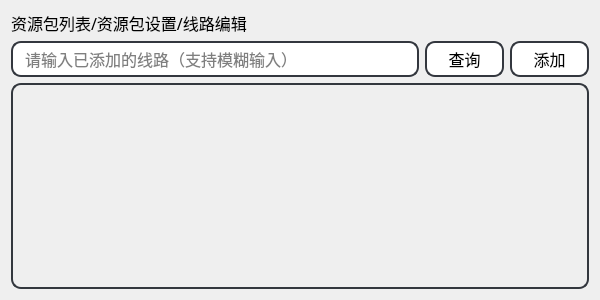
<?xml version="1.0" encoding="UTF-8"?>
<ui version="4.0">
 <class>search_dialog</class>
 <widget class="QDialog" name="search_dialog">
  <property name="windowModality">
   <enum>Qt::NonModal</enum>
  </property>
  <property name="enabled">
   <bool>true</bool>
  </property>
  <property name="geometry">
   <rect>
    <x>0</x>
    <y>0</y>
    <width>600</width>
    <height>300</height>
   </rect>
  </property>
  <property name="sizePolicy">
   <sizepolicy hsizetype="Fixed" vsizetype="Fixed">
    <horstretch>0</horstretch>
    <verstretch>6</verstretch>
   </sizepolicy>
  </property>
  <property name="font">
   <font>
    <family>黑体</family>
    <pointsize>12</pointsize>
   </font>
  </property>
  <property name="windowTitle">
   <string>鹅山通</string>
  </property>
  <property name="windowIcon">
   <iconset>
    <normaloff>icon.svg</normaloff>icon.svg</iconset>
  </property>
  <property name="layoutDirection">
   <enum>Qt::LeftToRight</enum>
  </property>
  <property name="sizeGripEnabled">
   <bool>false</bool>
  </property>
  <layout class="QVBoxLayout" name="verticalLayout" stretch="50,100,568">
   <property name="spacing">
    <number>6</number>
   </property>
   <property name="sizeConstraint">
    <enum>QLayout::SetDefaultConstraint</enum>
   </property>
   <item>
    <widget class="QLabel" name="label">
     <property name="text">
      <string>资源包列表/资源包设置/线路编辑</string>
     </property>
    </widget>
   </item>
   <item>
    <layout class="QHBoxLayout" name="horizontalLayout_2" stretch="518,100,100">
     <item>
      <widget class="QLineEdit" name="searchText">
       <property name="sizePolicy">
        <sizepolicy hsizetype="Minimum" vsizetype="Preferred">
         <horstretch>0</horstretch>
         <verstretch>0</verstretch>
        </sizepolicy>
       </property>
       <property name="font">
        <font>
         <family>黑体</family>
         <pointsize>12</pointsize>
        </font>
       </property>
       <property name="styleSheet">
        <string notr="true">QLineEdit {
    border: 2px solid #33373E;     
    border-radius: 10px;            
    padding-left: 10px;             
    padding-right: 10px;          
    color: #000000;                 
    background-color: #FFFFFF;      
}
</string>
       </property>
       <property name="text">
        <string/>
       </property>
       <property name="placeholderText">
        <string>请输入已添加的线路（支持模糊输入）</string>
       </property>
       <property name="cursorMoveStyle">
        <enum>Qt::LogicalMoveStyle</enum>
       </property>
      </widget>
     </item>
     <item>
      <widget class="QPushButton" name="get">
       <property name="sizePolicy">
        <sizepolicy hsizetype="Expanding" vsizetype="Expanding">
         <horstretch>0</horstretch>
         <verstretch>0</verstretch>
        </sizepolicy>
       </property>
       <property name="styleSheet">
        <string notr="true">QPushButton {
	border-radius: 10px;
	border: 2px solid #33373E;
    background-color: #FFFFFF;      
}
QPushButton:hover {
    background-color: rgb(209, 209, 209);
}
QPushButton:pressed {
    background-color: rgb(190, 190, 190); 
}</string>
       </property>
       <property name="text">
        <string>查询</string>
       </property>
      </widget>
     </item>
     <item>
      <widget class="QPushButton" name="add">
       <property name="sizePolicy">
        <sizepolicy hsizetype="Expanding" vsizetype="Expanding">
         <horstretch>0</horstretch>
         <verstretch>0</verstretch>
        </sizepolicy>
       </property>
       <property name="font">
        <font>
         <family>黑体</family>
         <pointsize>12</pointsize>
        </font>
       </property>
       <property name="styleSheet">
        <string notr="true">QPushButton {
	border-radius: 10px;
	border: 2px solid #33373E;
    background-color: #FFFFFF;      
}
QPushButton:hover {
    background-color: rgb(209, 209, 209);
}
QPushButton:pressed {
    background-color: rgb(190, 190, 190); 
}</string>
       </property>
       <property name="text">
        <string>添加</string>
       </property>
      </widget>
     </item>
    </layout>
   </item>
   <item>
    <widget class="QScrollArea" name="scrollArea">
     <property name="styleSheet">
      <string notr="true">#scrollArea {
	border-radius: 10px;
	border: 2px solid #33373E;
	border-style: solid;
	padding: 10px;
}
QScrollBar:vertical {
border: none;
width: 10px;
margin: 0px 0 0px 0;
}
QScrollBar::handle:vertical {
background: Gainsboro;
min-height: 20px;
border-radius: 5px;
border: none;
}
QScrollBar::add-line:vertical {
border: 0px solid grey;
height: 0px;
subcontrol-position: bottom;
subcontrol-origin: margin;
}
QScrollBar::sub-line:vertical {
border: 0px solid grey;
height: 0px;
subcontrol-position: top;
subcontrol-origin: margin;
}
QScrollBar::add-page:vertical, QScrollBar::sub-page:vertical {
background: none;
width: 0px;
height: 0px;
}
QScrollBar::handle:vertical:hover,QScrollBar::handle:vertical:pressed{
background: rgb(209, 209, 209);
min-height: 20px;
border-radius: 5px;
border: none;
}</string>
     </property>
     <property name="widgetResizable">
      <bool>true</bool>
     </property>
     <widget class="QWidget" name="scrollAreaWidgetContents">
      <property name="geometry">
       <rect>
        <x>0</x>
        <y>0</y>
        <width>558</width>
        <height>190</height>
       </rect>
      </property>
      <layout class="QVBoxLayout" name="pack_layout"/>
     </widget>
    </widget>
   </item>
  </layout>
 </widget>
 <resources/>
 <connections/>
</ui>
